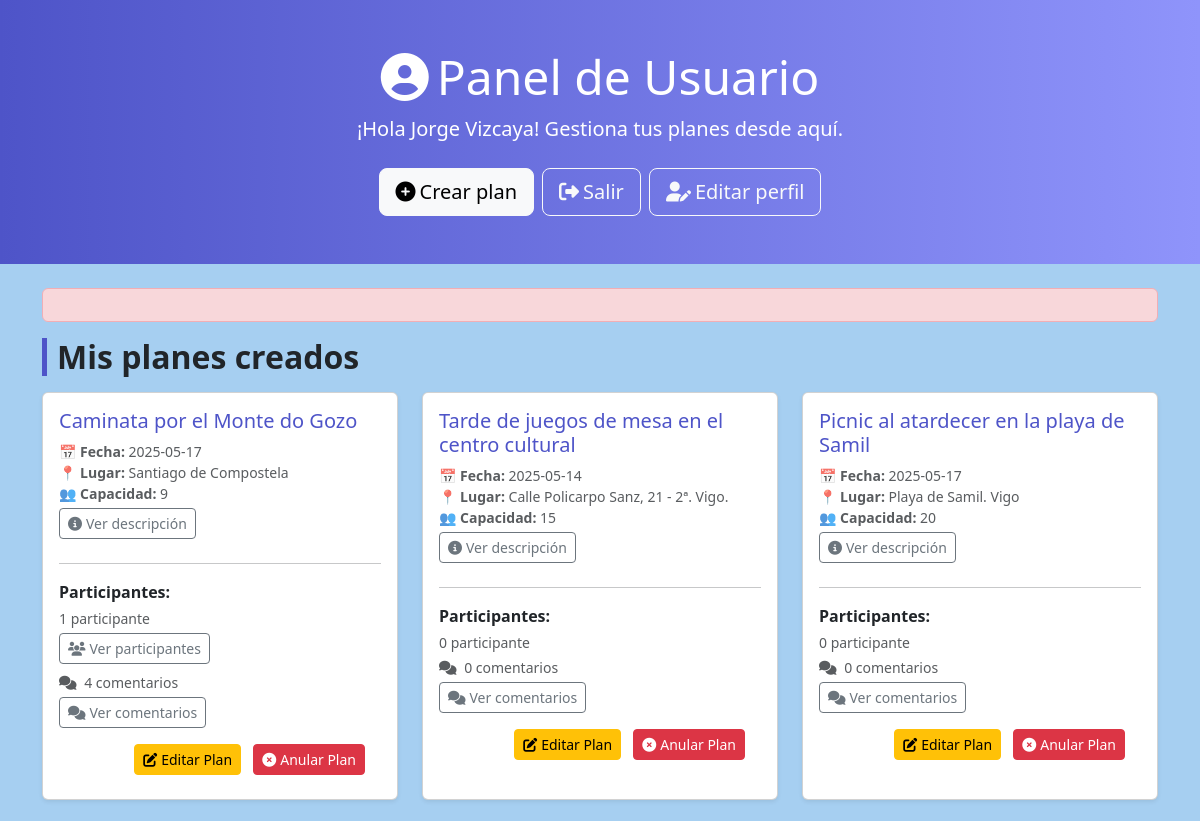
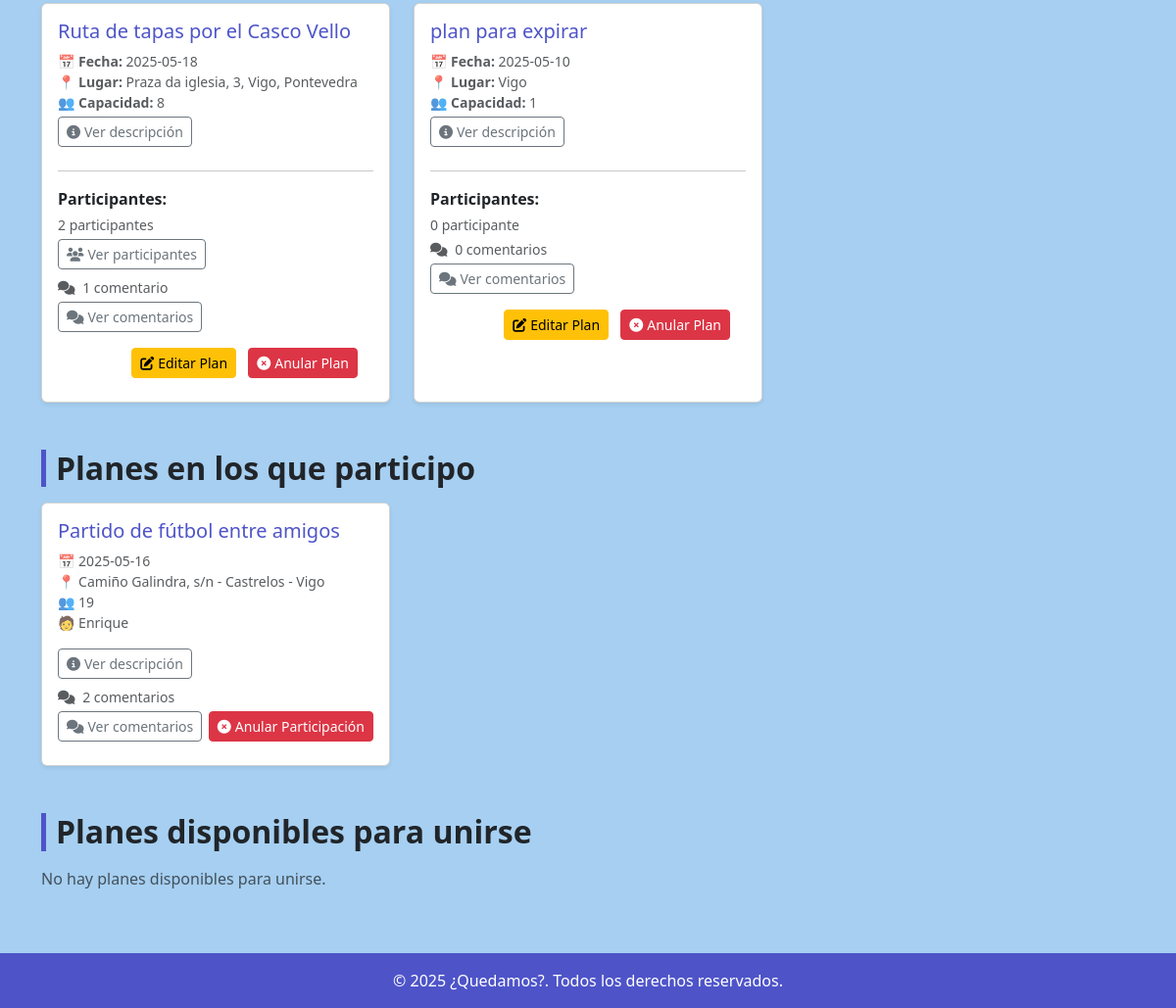
/dashboard.php?error=invalid_request (signed in), run on the app's committed database (2 pictures, top to bottom).
### tables this page shows
CREATE TABLE `usuarios` (
  `id` int(11) NOT NULL AUTO_INCREMENT,
  `nombre` varchar(100) NOT NULL,
  `apellidos` varchar(150) NOT NULL,
  `email` varchar(255) NOT NULL,
  `password` varchar(255) NOT NULL,
  PRIMARY KEY (`id`),
  UNIQUE KEY `email` (`email`)
);

CREATE TABLE `planes` (
  `id` int(11) NOT NULL AUTO_INCREMENT,
  `titulo` varchar(255) DEFAULT NULL,
  `descripcion` text DEFAULT NULL,
  `fecha` date DEFAULT NULL,
  `lugar` varchar(255) DEFAULT NULL,
  `capacidad` int(11) DEFAULT NULL,
  `creador_id` int(11) DEFAULT NULL,
  PRIMARY KEY (`id`),
  KEY `creador_id` (`creador_id`),
  CONSTRAINT `planes_ibfk_1` FOREIGN KEY (`creador_id`) REFERENCES `usuarios` (`id`)
);

### dashboard.php (the view, shortened to what this page needs)
<?php
require 'includes/db.php';
$user_id = $_SESSION['user_id'];
$stmt_user = $pdo->prepare('SELECT nombre, apellidos FROM usuarios WHERE id = ?');
$stmt_user->execute([$user_id]);
$usuario = $stmt_user->fetch();
$nombre_completo = htmlspecialchars($usuario['nombre'] . ' ' . $usuario['apellidos']);
$stmt = $pdo->prepare('SELECT * FROM planes WHERE creador_id = ?');
$stmt->execute([$user_id]);
$mis_planes = $stmt->fetchAll();
$stmt2 = $pdo->prepare('SELECT p.*, u.nombre AS creador_nombre FROM planes p
                        JOIN participantes pa ON p.id = pa.plan_id
                        JOIN usuarios u ON p.creador_id = u.id
                        WHERE pa.usuario_id = ?');
$stmt2->execute([$user_id]);
$planes_apuntado = $stmt2->fetchAll();
$stmt3 = $pdo->prepare('SELECT p.*, u.nombre AS creador_nombre FROM planes p
                        JOIN usuarios u ON p.creador_id = u.id
                        WHERE p.creador_id != ? AND p.id NOT IN (
                            SELECT plan_id FROM participantes WHERE usuario_id = ?
                        )');
$stmt3->execute([$user_id, $user_id]);
$planes_disponibles = $stmt3->fetchAll();
$participantes_por_plan = [];
foreach ($mis_planes as $plan) {
    $stmt_part = $pdo->prepare('SELECT u.nombre, u.apellidos FROM participantes pa JOIN usuarios u ON pa.usuario_id = u.id WHERE pa.plan_id = ?');
    $stmt_part->execute([$plan['id']]);
    $participantes_por_plan[$plan['id']] = $stmt_part->fetchAll(PDO::FETCH_ASSOC);
}
$comentarios_por_plan = [];
foreach (array_merge($mis_planes, $planes_apuntado) as $plan) {
    $stmt_comentarios = $pdo->prepare('SELECT c.*, u.nombre FROM comentarios c JOIN usuarios u ON c.usuario_id = u.id WHERE c.plan_id = ? ORDER BY c.fecha DESC');
    $stmt_comentarios->execute([$plan['id']]);
    $comentarios_por_plan[$plan['id']] = $stmt_comentarios->fetchAll(PDO::FETCH_ASSOC);
}
?>
<!DOCTYPE html>
<html lang="es">
<head>
    <link href="https://cdn.jsdelivr.net/npm/bootstrap@5.3.2/dist/css/bootstrap.min.css" rel="stylesheet">
    <link rel="stylesheet" href="https://cdnjs.cloudflare.com/ajax/libs/font-awesome/6.5.0/css/all.min.css">
    <link rel="stylesheet" href="css/dashboard.css">
</head>
<body>
    <section class="hero-section text-white text-center py-5 mb-4">
        <div class="container">
            <h1 class="display-5 mb-2"><i class="fas fa-user-circle me-2"></i>Panel de Usuario</h1>
            <p class="lead">¡Hola <?= $nombre_completo ?>! Gestiona tus planes desde aquí.</p>
            <div class="d-flex justify-content-center flex-wrap gap-2 mt-4">
                <a href="crear_plan.php" class="btn btn-light btn-lg"><i class="fas fa-plus-circle me-1"></i>Crear plan</a>
                <a href="logout.php" class="btn btn-outline-light btn-lg"><i class="fas fa-sign-out-alt me-1"></i>Salir</a>
                <a href="editar_perfil.php" class="btn btn-outline-light btn-lg">
                    <i class="fas fa-user-edit me-1"></i>Editar perfil
                </a>
            </div>
        </div>
    </section>
    <div class="container pb-5">
        <?php if (isset($_GET['error'])): ?>
            <div class="alert alert-danger text-center">
            </div>
        <?php endif; ?>
        <section class="mb-5">
            <h2 class="section-title mb-3">Mis planes creados</h2>
            <?php if ($mis_planes): ?>
                <div class="row g-4">
                    <?php foreach ($mis_planes as $plan): ?>
                        <div class="col-md-6 col-lg-4">
                            <div class="card h-100 shadow-sm">
                                <div class="card-body">
                                    <h5 class="card-title"><?= htmlspecialchars($plan['titulo']) ?></h5>
                                    <p class="text-muted small mb-1">
                                        <strong>📅 Fecha:</strong> <?= $plan['fecha'] ?><br>
                                        <strong>📍 Lugar:</strong> <?= htmlspecialchars($plan['lugar']) ?><br>
                                        <strong>👥 Capacidad:</strong> <?= $plan['capacidad'] ?>
                                    </p>
                                    <button type="button" class="btn btn-sm btn-outline-secondary mb-2" data-bs-toggle="modal"
                                        data-bs-target="#modalDescripcion<?= $plan['id'] ?>">
                                        <i class="fas fa-info-circle me-1"></i>Ver descripción
                                    </button>
                                    <hr>
                                    <p class="mb-1"><strong>Participantes:</strong></p>
                                    <?php
                                        $num_participantes = !empty($participantes_por_plan[$plan['id']]) ? count($participantes_por_plan[$plan['id']]) : 0;
                                    ?>
                                    <p class="text-muted small mb-1"><?= $num_participantes ?> participante<?= $num_participantes > 1 ? 's' : '' ?></p>
                                    <?php if ($num_participantes > 0): ?>
                                        <button type="button" class="btn btn-sm btn-outline-secondary mb-2" data-bs-toggle="modal"
                                            data-bs-target="#modalParticipantes<?= $plan['id'] ?>">
                                            <i class="fas fa-users me-1"></i>Ver participantes
                                        </button>
                                    <?php endif; ?>
                                    <p class="text-muted small mb-1">
                                        <i class="fas fa-comments me-1"></i>
                                        <?= count($comentarios_por_plan[$plan['id']] ?? []) ?> comentario<?= count($comentarios_por_plan[$plan['id']] ?? []) !== 1 ? 's' : '' ?>
                                    </p>
                                    <button type="button" class="btn btn-sm btn-outline-secondary mb-2" data-bs-toggle="modal"
                                        data-bs-target="#modalComentarios<?= $plan['id'] ?>">
                                        <i class="fas fa-comments me-1"></i>Ver comentarios
                                    </button>
                                    <div class="card-footer bg-transparent border-0 text-end">
                                        <a href="editar_plan.php?id=<?= $plan['id'] ?>" class="btn btn-warning btn-sm me-2">
                                            <i class="fas fa-edit me-1"></i>Editar Plan
                                        </a>
                                        <a href="anular_plan.php?id=<?= $plan['id'] ?>" class="btn btn-danger btn-sm" onclick="return confirm('¿Estás seguro de que deseas anular este plan?');">
                                            <i class="fas fa-times-circle me-1"></i>Anular Plan
                                        </a>
                                    </div>
                                </div>
                            </div>
                        </div>
                    <?php endforeach; ?>
                </div>
            <?php else: ?>
                <p class="text-muted">No has creado ningún plan aún.</p>
            <?php endif; ?>
        </section>
        <section class="mb-5">
            <h2 class="section-title mb-3">Planes en los que participo</h2>
            <?php if ($planes_apuntado): ?>
                <div class="row g-4">
                    <?php foreach ($planes_apuntado as $plan): ?>
                        <div class="col-md-6 col-lg-4">
                            <div class="card h-100 shadow-sm">
                                <div class="card-body">
                                    <h5 class="card-title"><?= htmlspecialchars($plan['titulo']) ?></h5>
                                    <p class="text-muted small">
                                        📅 <?= $plan['fecha'] ?><br>
                                        📍 <?= htmlspecialchars($plan['lugar']) ?><br>
                                        👥 <?= $plan['capacidad'] ?><br>
                                        🧑 <?= htmlspecialchars($plan['creador_nombre']) ?>
                                    </p>
                                    <button type="button" class="btn btn-sm btn-outline-secondary mb-2" data-bs-toggle="modal"
                                        data-bs-target="#modalDescripcionParticipante<?= $plan['id'] ?>">
                                        <i class="fas fa-info-circle me-1"></i>Ver descripción
                                    </button>
                                    <p class="text-muted small mb-1">
                                        <i class="fas fa-comments me-1"></i>
                                        <?= count($comentarios_por_plan[$plan['id']] ?? []) ?> comentario<?= count($comentarios_por_plan[$plan['id']] ?? []) !== 1 ? 's' : '' ?>
                                    </p>
                                    <button type="button" class="btn btn-sm btn-outline-secondary mb-2" data-bs-toggle="modal"
                                        data-bs-target="#modalComentariosParticipante<?= $plan['id'] ?>">
                                        <i class="fas fa-comments me-1"></i>Ver comentarios
                                    </button>
                                    <a href="anular_participacion.php?id=<?= $plan['id'] ?>" class="btn btn-danger btn-sm float-end" onclick="return confirm('¿Estás seguro de que deseas anular tu participación en este plan?');">
                                        <i class="fas fa-times-circle me-1"></i>Anular Participación
                                    </a>
                                </div>
                            </div>
                        </div>
                    <?php endforeach; ?>
                </div>
            <?php else: ?>
                <p class="text-muted">No te has apuntado a ningún plan todavía.</p>
            <?php endif; ?>
        </section>
        <section>
            <h2 class="section-title mb-3">Planes disponibles para unirse</h2>
            <?php if ($planes_disponibles): ?>
                <div class="row g-4">
                    <?php foreach ($planes_disponibles as $plan): ?>
                        <div class="col-md-6 col-lg-4">
                            <div class="card h-100 shadow-sm d-flex flex-column justify-content-between">
                                <div class="card-body">
                                    <h5 class="card-title"><?= htmlspecialchars($plan['titulo']) ?></h5>
                                    <p class="text-muted small">
                                        📅 <?= $plan['fecha'] ?><br>
                                        📍 <?= htmlspecialchars($plan['lugar']) ?><br>
                                        👥 <?= $plan['capacidad'] ?><br>
                                        🧑 <?= htmlspecialchars($plan['creador_nombre']) ?>
                                    </p>
                                    <button type="button" class="btn btn-sm btn-outline-secondary mb-2" data-bs-toggle="modal"
                                        data-bs-target="#modalDescripcionDisponible<?= $plan['id'] ?>">
                                        <i class="fas fa-info-circle me-1"></i>Ver descripción
                                    </button>
                                    <div class="modal fade" id="modalDescripcionDisponible<?= $plan['id'] ?>" tabindex="-1"
                                        aria-labelledby="modalDescripcionLabelDisponible<?= $plan['id'] ?>" aria-hidden="true">
                                        <div class="modal-dialog">
                                            <div class="modal-content">
                                                <div class="modal-header">
                                                    <h5 class="modal-title"
                                                        id="modalDescripcionLabelDisponible<?= $plan['id'] ?>">Descripción del
                                                        plan</h5>
                                                    <button type="button" class="btn-close" data-bs-dismiss="modal"
                                                        aria-label="Cerrar"></button>
                                                </div>
                                                <div class="modal-body">
                                                    <?= nl2br(htmlspecialchars($plan['descripcion'])) ?>
                                                </div>
                                                <div class="modal-footer">
                                                    <button type="button" class="btn btn-secondary"
                                                        data-bs-dismiss="modal">Cerrar</button>
                                                </div>
                                            </div>
                                        </div>
                                    </div>
                                </div>
                                <div class="card-footer bg-transparent border-0 text-end">
                                    <a href="unirse_plan.php?id=<?= $plan['id'] ?>" class="btn btn-primary btn-sm">
                                        <i class="fas fa-sign-in-alt me-1"></i>Unirse
                                    </a>
                                </div>
                            </div>
                        </div>
                    <?php endforeach; ?>
                </div>
            <?php else: ?>
                <p class="text-muted">No hay planes disponibles para unirse.</p>
            <?php endif; ?>
        </section>
    </div>
    <footer class="text-center py-3 text-white">
        &copy; <?= date('Y') ?> ¿Quedamos?. Todos los derechos reservados.
    </footer>
</body>
</html>

### css/dashboard.css (style rules this page uses)
body { background: #1783dc61; font-family: 'Segoe UI', sans-serif; }
.hero-section { background: linear-gradient(90deg, #4e54c8, #8f94fb); }
.section-title { border-left: 5px solid #4e54c8; padding-left: 10px; font-weight: bold; }
.card-title { color: #4e54c8; }
footer { background: #4e54c8; color: white; }

### data on the page
usuarios: nombre_completo "Jorge Vizcaya"
planes: titulo "Caminata por el Monte do Gozo", fecha "2025-05-17", lugar "Santiago de Compostela", capacidad "9", id "1", id "4"
planes: titulo "Tarde de juegos de mesa en el centro cultural", fecha "2025-05-14", lugar "Calle Policarpo Sanz, 21 - 2ª. Vigo.", capacidad "15", id "0"
planes: titulo "Picnic al atardecer en la playa de Samil", fecha "2025-05-17", lugar "Playa de Samil. Vigo", capacidad "20", id "0", shows "s"
planes: titulo "Ruta de tapas por el Casco Vello", fecha "2025-05-18", lugar "Praza da iglesia, 3, Vigo, Pontevedra", capacidad "8", id "2", id "1"
planes: titulo "plan para expirar", fecha "2025-05-10", lugar "Vigo", capacidad "1", id "0", shows "s"
planes: titulo "Partido de fútbol entre amigos", fecha "2025-05-16", lugar "Camiño Galindra, s/n - Castrelos - Vigo", capacidad "19", creador.nombre "Enrique", id "2"
